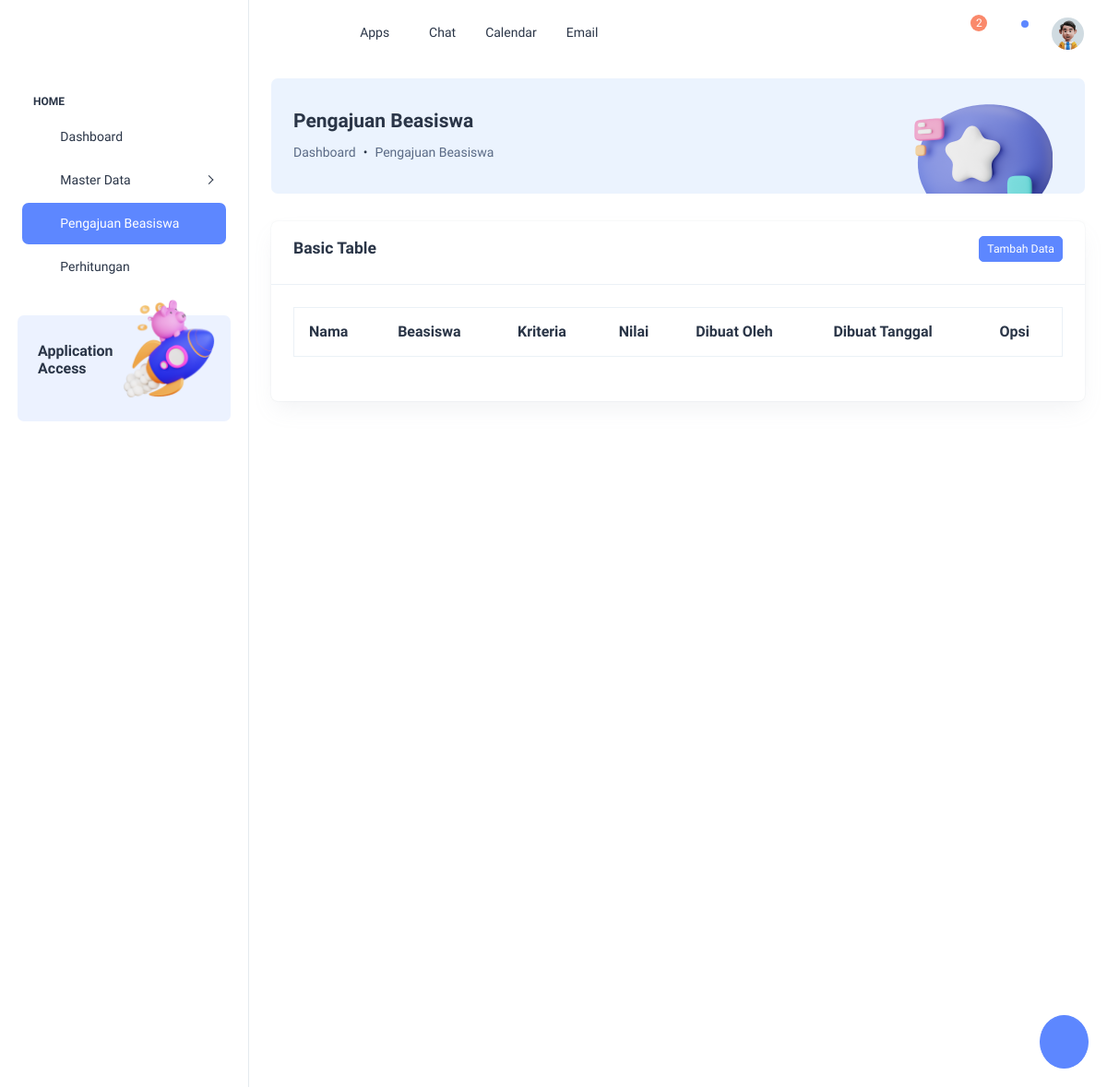
Page /view/pengajuan_beasiswa/index.php on the earlier database version.
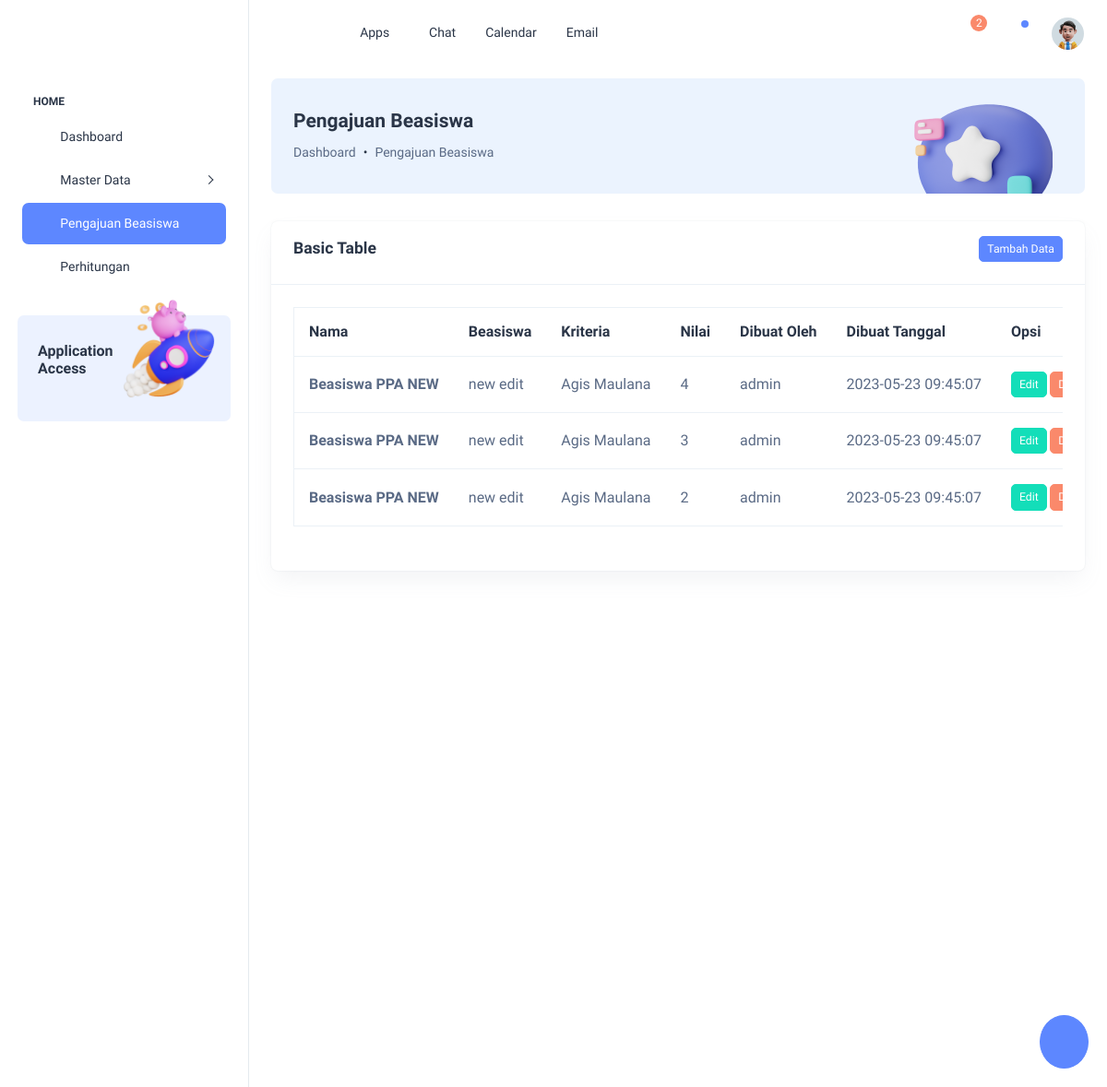
Same page on the later database version.
### tables this page shows
CREATE TABLE `pengajuan_beasiswa`  (
  `id` bigint(20) NOT NULL AUTO_INCREMENT,
  `beasiswa_id` bigint(20) NULL DEFAULT NULL,
  `kriteria_id` bigint(20) NULL DEFAULT NULL,
  `mahasiswa_id` bigint(20) NULL DEFAULT NULL,
  `nilai` int(11) NULL DEFAULT NULL,
  `dibuat_oleh` int(11) NULL DEFAULT NULL,
  `dibuat_tanggal` timestamp(0) NULL DEFAULT NULL,
  PRIMARY KEY (`id`) USING BTREE
);

CREATE TABLE `beasiswa`  (
  `id` bigint(20) NOT NULL AUTO_INCREMENT,
  `nama` varchar(255) NULL DEFAULT NULL,
  `dibuat_oleh` bigint(20) NULL DEFAULT NULL,
  `dibuat_tanggal` timestamp(0) NULL DEFAULT NULL,
  PRIMARY KEY (`id`) USING BTREE
);

CREATE TABLE `kriteria`  (
  `id` bigint(20) NOT NULL AUTO_INCREMENT,
  `kode` varchar(255) NULL DEFAULT NULL,
  `nama` varchar(255) NULL DEFAULT NULL,
  `sifat` enum('min','max') NULL DEFAULT NULL,
  `dibuat_oleh` int(11) NULL DEFAULT NULL,
  `dibuat_tanggal` timestamp(0) NULL DEFAULT NULL,
  PRIMARY KEY (`id`) USING BTREE
);

CREATE TABLE `mahasiswa`  (
  `id` bigint(20) NOT NULL AUTO_INCREMENT,
  `nim` varchar(255) NULL DEFAULT NULL,
  `nama` varchar(255) NULL DEFAULT NULL,
  `alamat` text NULL,
  `jenis_kelamin` enum('Laki-laki','Perempuan') NULL DEFAULT NULL,
  `tahun_mengajukan` year NULL DEFAULT NULL,
  `dibuat_oleh` bigint(20) NULL DEFAULT NULL,
  `dibuat_tanggal` timestamp(0) NULL DEFAULT NULL,
  PRIMARY KEY (`id`) USING BTREE
);

CREATE TABLE `parameter_penilaian`  (
  `id` bigint(20) NOT NULL AUTO_INCREMENT,
  `beasiswa_id` bigint(20) NULL DEFAULT NULL,
  `kriteria_id` bigint(20) NULL DEFAULT NULL,
  `keterangan` text NULL,
  `bobot` decimal(10, 0) NULL DEFAULT NULL,
  `dibuat_oleh` bigint(20) NULL DEFAULT NULL,
  `dibuat_tanggal` timestamp(0) NULL DEFAULT NULL,
  PRIMARY KEY (`id`) USING BTREE
);

CREATE TABLE `user`  (
  `id` bigint(20) NOT NULL AUTO_INCREMENT,
  `username` varchar(255) NULL DEFAULT NULL,
  `password` varchar(255) NULL DEFAULT NULL,
  `is_active` tinyint(4) NULL DEFAULT NULL,
  `dibuat_tanggal` timestamp(0) NULL DEFAULT NULL,
  `mahasiswa_id` bigint(20) NULL DEFAULT NULL,
  `role` varchar(50) NULL DEFAULT NULL,
  PRIMARY KEY (`id`) USING BTREE
);

### functions/functions.php (called while the page is built, shortened)
<?php
function get_data_pengajuan_beasiswa($id = null) {
    $query = "SELECT pengajuan_beasiswa.*, user.username as user_created, beasiswa.nama as beasiswa, kriteria.nama as kriteria, mahasiswa.nama as mahasiswa, parameter_penilaian.bobot as nilai_data FROM pengajuan_beasiswa LEFT JOIN user ON user.id = pengajuan_beasiswa.dibuat_oleh LEFT JOIN kriteria ON kriteria.id = pengajuan_beasiswa.kriteria_id LEFT JOIN beasiswa ON beasiswa.id = pengajuan_beasiswa.beasiswa_id LEFT JOIN mahasiswa ON mahasiswa.id = pengajuan_beasiswa.mahasiswa_id LEFT JOIN parameter_penilaian ON parameter_penilaian.id = pengajuan_beasiswa.nilai";
    $get_data = mysqli_query($GLOBALS['conn'], $query);
    return $get_data;
}

### view/pengajuan_beasiswa/index.php (the view, shortened to what this page needs)
<?php
  require(__DIR__.'/../../functions/functions.php');
  $data = get_data_pengajuan_beasiswa();
  require(__DIR__.'/../template/header.php');
?>
  <div class="page-wrapper" id="main-wrapper" data-layout="vertical" data-sidebartype="full" data-sidebar-position="fixed" data-header-position="fixed">
    <?php require(__DIR__.'/../template/dashboard/sidebar.php') ?>
    <div class="body-wrapper">
      <?php require(__DIR__.'/../template/dashboard/header.php')?>
      <div class="container-fluid">
        <div class="card bg-light-info shadow-none position-relative overflow-hidden">
          <div class="card-body px-4 py-3">
            <div class="row align-items-center">
              <div class="col-9">
                <h4 class="fw-semibold mb-8">Pengajuan Beasiswa</h4>
                <nav aria-label="breadcrumb">
                  <ol class="breadcrumb">
                    <li class="breadcrumb-item">
                      <a class="text-muted" href="/view/dashboard.php">Dashboard</a>
                    </li>
                    <li class="breadcrumb-item" aria-current="page">Pengajuan Beasiswa</li>
                  </ol>
                </nav>
              </div>
              <div class="col-3">
                <div class="text-center mb-n5">
                  <img src="/public/dist/images/breadcrumb/ChatBc.png" alt="" class="img-fluid mb-n4">
                </div>
              </div>
            </div>
          </div>
        </div>
        <div class="card w-100 position-relative overflow-hidden">
          <div class="px-4 py-3 border-bottom">
            <div class="card-title d-flex justify-content-between align-items-center">
              <h5 class="fw-semibold mb-0 lh-sm">Basic Table</h5>
              <a href="./tambah.php" class="btn btn-primary btn-sm">Tambah Data</a>
            </div>
          </div>
          <div class="card-body p-4">
            <div class="table-responsive rounded-2 mb-4">
              <table class="table border text-nowrap customize-table mb-0 align-middle">
                <thead class="text-dark fs-4">
                  <tr>
                    <th><h6 class="fs-4 fw-semibold mb-0">Nama</h6></th>
                    <th><h6 class="fs-4 fw-semibold mb-0">Beasiswa</h6></th>
                    <th><h6 class="fs-4 fw-semibold mb-0">Kriteria</h6></th>
                    <th><h6 class="fs-4 fw-semibold mb-0">Nilai</h6></th>
                    <th><h6 class="fs-4 fw-semibold mb-0">Dibuat Oleh</h6></th>
                    <th><h6 class="fs-4 fw-semibold mb-0">Dibuat Tanggal</h6></th>
                    <th><h6 class="fs-4 fw-semibold mb-0">Opsi</h6></th>
                  </tr>
                </thead>
                <tbody>
                  <?php
                    foreach($data as $value) {
                  ?>
                    <tr>
                      <td>
                        <p class="fs-4 fw-semibold mb-0"><?= $value['beasiswa']; ?></p>
                      </td>
                      <td>
                        <p class="mb-0 fw-normal fs-4"><?= $value['kriteria']; ?></p>
                      </td>
                      <td>
                        <p class="mb-0 fw-normal fs-4"><?= $value['mahasiswa']; ?></p>
                      </td>
                      <td>
                        <p class="mb-0 fw-normal fs-4"><?= $value['nilai_data']; ?></p>
                      </td>
                      <td>
                        <p class="mb-0 fw-normal fs-4"><?= $value['user_created']; ?></p>
                      </td>
                      <td>
                      <p class="mb-0 fw-normal fs-4"><?= $value['dibuat_tanggal']; ?></p>
                      </td>
                      <td>
                        <a href="./edit.php?id=<?= $value['id']; ?>" class="btn btn-success btn-sm">Edit</a>
                        <a href="./delete.php?id=<?= $value['id']; ?>" class="btn btn-danger btn-sm">Delete</a>
                      </td>
                    </tr>
                  <?php } ?>
                </tbody>
              </table>
            </div>
          </div>
        </div>
      </div>
    </div>
  </div>
<?php
  require(__DIR__.'/../template/dashboard/anotherActionFromTemplate.php');
  require(__DIR__.'/../template/footer.php');
?>

Differences in the rows shown:
added pengajuan_beasiswa: beasiswa.nama "Beasiswa PPA NEW", kriteria.nama "new edit", mahasiswa.nama "Agis Maulana", parameter_penilaian.bobot "4", user.username "admin", dibuat_tanggal "2023-05-23 09:45:07"
added pengajuan_beasiswa: beasiswa.nama "Beasiswa PPA NEW", kriteria.nama "new edit", mahasiswa.nama "Agis Maulana", parameter_penilaian.bobot "3", user.username "admin", dibuat_tanggal "2023-05-23 09:45:07"
added pengajuan_beasiswa: beasiswa.nama "Beasiswa PPA NEW", kriteria.nama "new edit", mahasiswa.nama "Agis Maulana", parameter_penilaian.bobot "2", user.username "admin", dibuat_tanggal "2023-05-23 09:45:07"
